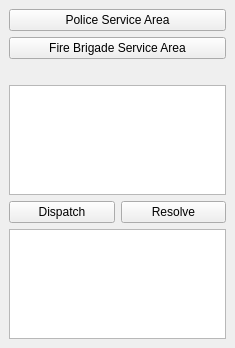
<?xml version="1.0" encoding="UTF-8"?>
<ui version="4.0">
 <class>TwisterSolutionsDockWidgetBase</class>
 <widget class="QDockWidget" name="TwisterSolutionsDockWidgetBase">
  <property name="enabled">
   <bool>true</bool>
  </property>
  <property name="geometry">
   <rect>
    <x>0</x>
    <y>0</y>
    <width>235</width>
    <height>348</height>
   </rect>
  </property>
  <property name="windowTitle">
   <string>TwisterSolutions</string>
  </property>
  <widget class="QWidget" name="dockWidgetContents">
   <property name="enabled">
    <bool>true</bool>
   </property>
   <layout class="QGridLayout" name="gridLayout">
    <item row="0" column="0">
     <layout class="QVBoxLayout" name="verticalLayout">
      <item>
       <widget class="QPushButton" name="policeSAButton">
        <property name="text">
         <string>Police Service Area</string>
        </property>
        <property name="checkable">
         <bool>true</bool>
        </property>
       </widget>
      </item>
      <item>
       <widget class="QPushButton" name="fireSAButton">
        <property name="text">
         <string>Fire Brigade Service Area</string>
        </property>
        <property name="checkable">
         <bool>true</bool>
        </property>
       </widget>
      </item>
      <item>
       <spacer name="horizontalSpacer">
        <property name="orientation">
         <enum>Qt::Horizontal</enum>
        </property>
        <property name="sizeHint" stdset="0">
         <size>
          <width>40</width>
          <height>20</height>
         </size>
        </property>
       </spacer>
      </item>
      <item>
       <widget class="QListWidget" name="incidentTable"/>
      </item>
      <item>
       <layout class="QHBoxLayout" name="horizontalLayout_8">
        <item>
         <widget class="QPushButton" name="dispatchButton">
          <property name="text">
           <string>Dispatch</string>
          </property>
         </widget>
        </item>
        <item>
         <widget class="QPushButton" name="resolveButton">
          <property name="text">
           <string>Resolve</string>
          </property>
         </widget>
        </item>
       </layout>
      </item>
      <item>
       <widget class="QListView" name="reportList"/>
      </item>
     </layout>
    </item>
   </layout>
  </widget>
 </widget>
 <resources/>
 <connections/>
</ui>
